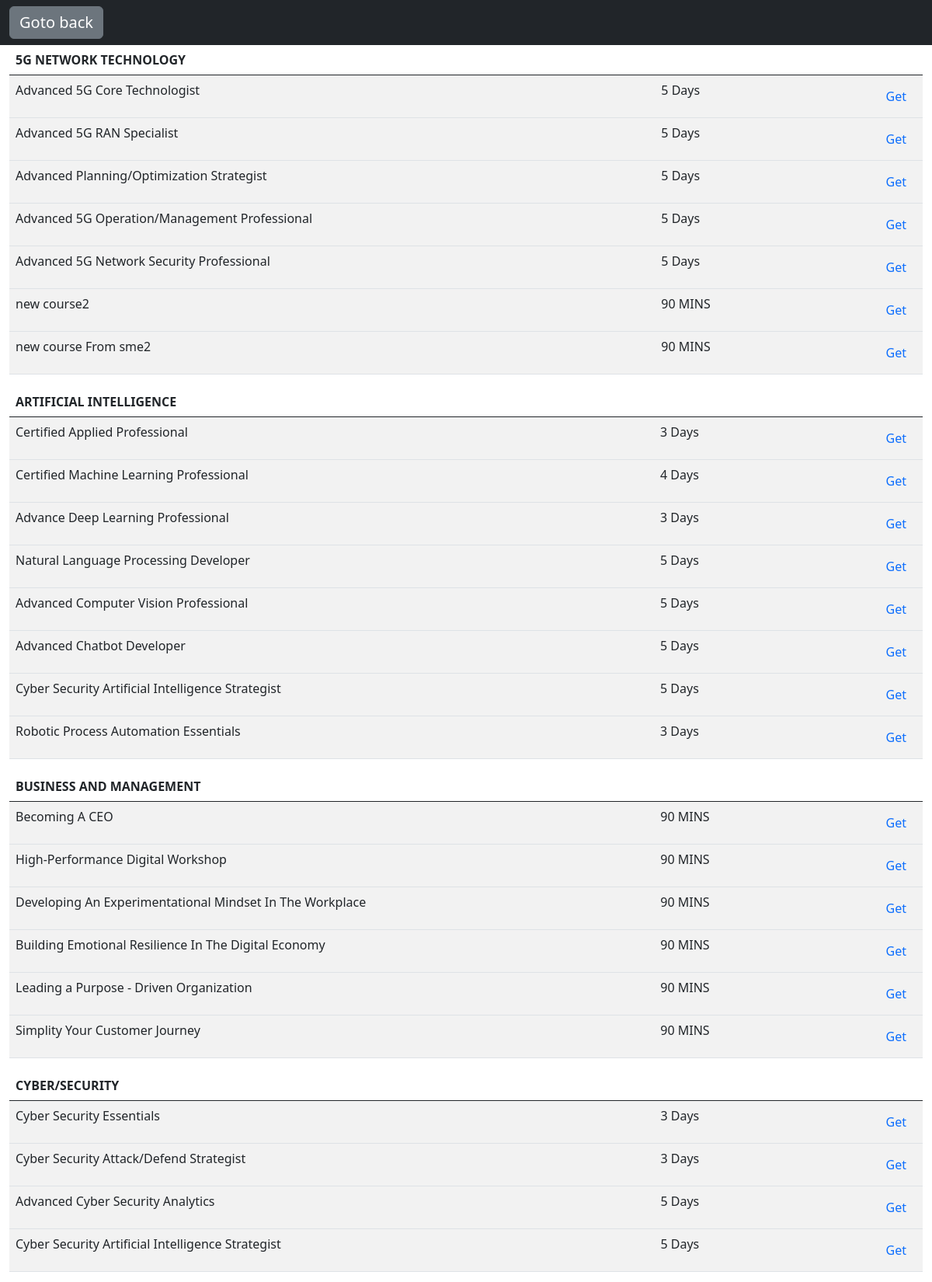
Screenshot of /course/ (signed in, upper part) with the database file from the repository.
### course/models.py (models this page shows, shortened)
class Category(models.Model):
    name = models.CharField(max_length=255)
    class Meta:
        ordering = ('name',)
        verbose_name_plural = 'Categories'

class Course(models.Model):
    category = models.ForeignKey(Category, related_name='courses',on_delete=models.CASCADE)
    course = models.CharField(max_length=255)
    duration = models.CharField(max_length=255)
    price = models.DecimalField(max_digits=12, decimal_places=2)
    isArchived = models.BooleanField(default=False)

### account/views.py (the view)
# urls.py: path('course/', views.course, name='course'),
@login_required(login_url='account:login')
def course(request):
    courses = Course.objects.filter(isArchived=True)
    categories = Category.objects.all()
    return render(request, 'account/course.html', {
        'categories' : categories,
        'courses' : courses,
    })

### account/models.py (called while the page is built)
    def __str__(self):
        return self.email

### account/templates/account/course.html
{% extends 'account/base.html' %}
{% block content %}
<nav class="navbar navbar-expand-lg navbar-light bg-dark sticky-top">
    <div class="container-fluid">
        <a class="navbar-brand text-white btn btn-secondary" href="/home">Goto back</a>
    </div>
</nav>
<div class="container-fluid">
    {% for category in categories %}
    <table class="table table-striped">
        <thead>
            <tr class="border-bottom-0">
                <th scope="col" colspan="1">{{category.name}}</th>
                <th scope="col" colspan="1"></th>
                <th scope="col" colspan="1"></th>
            </tr>
        </thead>
        {% for course in category.courses.all %}
        {% if not course.isArchived %}
        <tbody>
            <tr>
                <td style="width: 900px;">{{course.course}}</td>
                <td style="width:300px">{{course.duration}}</td>
                <td><a href="{% url 'course:register_batch' course.id %}" class="btn text-primary">Get</a></td>
            </tr>
        </tbody>
        {%endif%}
        {% endfor %}
    </table>
    {% endfor %}
</div>
{% endblock %}

### rows the page displays
Category: name "5G NETWORK TECHNOLOGY"
Course: course "Advanced 5G Core Technologist", duration "5 Days"
Course: course "Advanced 5G RAN Specialist", duration "5 Days"
Course: course "Advanced Planning/Optimization Strategist", duration "5 Days"
Course: course "Advanced 5G Operation/Management Professional", duration "5 Days"
Course: course "Advanced 5G Network Security Professional", duration "5 Days"
Course: course "new course2", duration "90 MINS"
Course: course "new course From sme2", duration "90 MINS"
Category: name "ARTIFICIAL INTELLIGENCE"
Course: course "Certified Applied Professional", duration "3 Days"
Course: course "Certified Machine Learning Professional", duration "4 Days"
Course: course "Advance Deep Learning Professional", duration "3 Days"
Course: course "Natural Language Processing Developer", duration "5 Days"
Course: course "Advanced Computer Vision Professional", duration "5 Days"
Course: course "Advanced Chatbot Developer", duration "5 Days"
Course: course "Cyber Security Artificial Intelligence Strategist", duration "5 Days"
Course: course "Robotic Process Automation Essentials", duration "3 Days"
Category: name "BUSINESS AND MANAGEMENT"
Course: course "Becoming A CEO", duration "90 MINS"
Course: course "High-Performance Digital Workshop", duration "90 MINS"
Course: course "Developing An Experimentational Mindset In The Workplace", duration "90 MINS"
Course: course "Building Emotional Resilience In The Digital Economy", duration "90 MINS"
Course: course "Leading a Purpose - Driven Organization", duration "90 MINS"
Course: course "Simplity Your Customer Journey", duration "90 MINS"
Category: name "CYBER/SECURITY"
Course: course "Cyber Security Essentials", duration "3 Days"
Course: course "Cyber Security Attack/Defend Strategist", duration "3 Days"
Course: course "Advanced Cyber Security Analytics", duration "5 Days"
Course: course "Cyber Security Artificial Intelligence Strategist", duration "5 Days"
